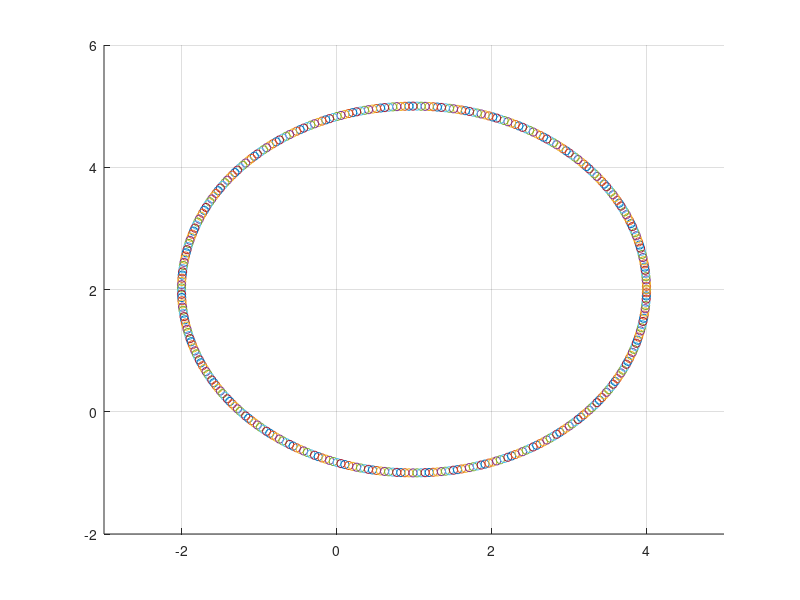

This figure's MATLAB source:
t_vec=linspace(0,6*pi,360);
hold on
axis([-3 5 -2 6])%Limitiert die Darstellung der Achsen
for t=t_vec
    x=3*cos(t/3)+1;
    y=3*sin(t/3)+2;
    plot(x,y,'o')
    drawnow
    pause(0.1)
end
grid on
